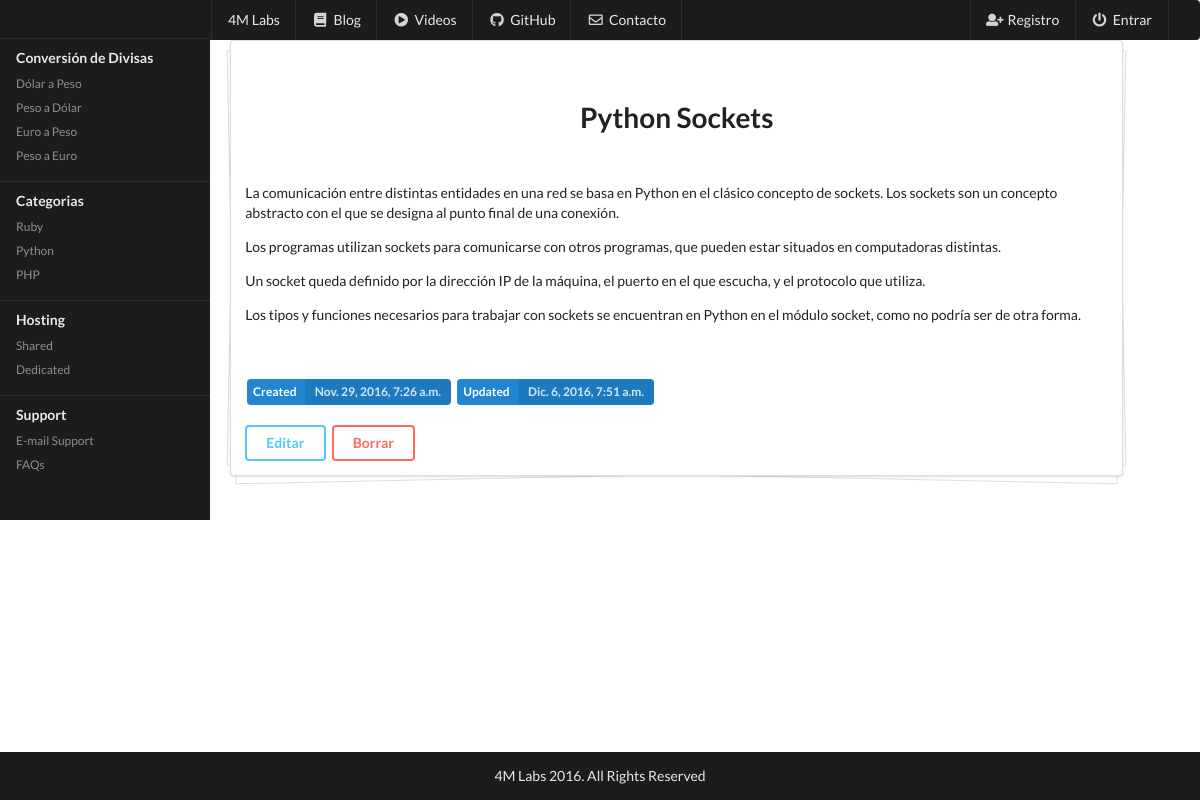
Before: /posts/50/ with the older database file.
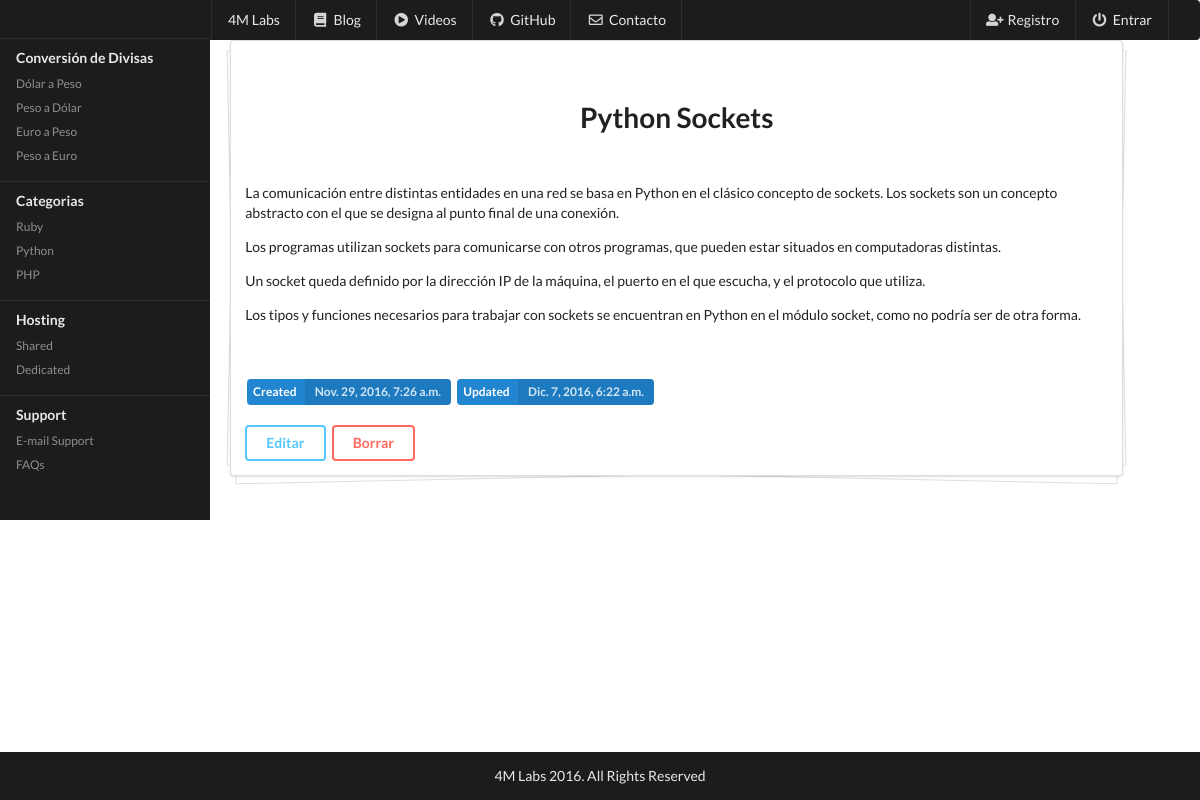
After: the same page with the newer database file.
### blog/models.py (models this page shows, shortened)
class Post(models.Model):
	title = models.CharField(max_length=120)
	content = models.TextField()
	updated = models.DateTimeField(auto_now=True, auto_now_add=False)
	timestamp = models.DateTimeField(auto_now=False, auto_now_add=True)
	def get_absolute_url(self):
		return reverse('posts:detail', kwargs={'id': self.id})

### blog/views.py (the view)
# urls.py: url(r'^(?P<id>\d+)/$', post_detail, name="detail"),
def post_detail(request, id=None):
	global prompt
	context = {}
	if id:
		post = get_object_or_404(Post, id=id)
		context['post'] = post
	else:
		context['post'] = ""
	context['title'] = prompt + post.title[:50]
	return render(request, "post_detail.html", context)

### templates/post_detail.html (shortened to what this page needs)
{% extends "base.html" %}
{% block content %}
	<div class="ui piled segment">
		<br>
	  	<h1 class="ui header centered">{{ post.title }}</h1>
	  	<br>
	  	{% autoescape on %}
	  	<p>{{ post.content|linebreaks }}</p>
		{% endautoescape %}
		<br>
		<br>
		<a class="ui blue image label">
  			Created
  		<div class="detail">{{ post.timestamp }}</div>
		</a>
		<a class="ui blue image label">
  			Updated
  		<div class="detail">{{ post.updated }}</div>
		</a>
		<br>
		<br>
		<a href='{{ post.get_absolute_url|add:"edit" }}'><button class="ui inverted blue button">Editar</button></a>
		<a id="erase"><button id="delete" class="ui inverted red button">Borrar</button></a>
	  	</div>
{% endblock %}

Changed rows visible on the page:
changed Post "Python Sockets": updated "Dic. 6, 2016, 7:51 a.m." → "Dic. 7, 2016, 6:22 a.m."
